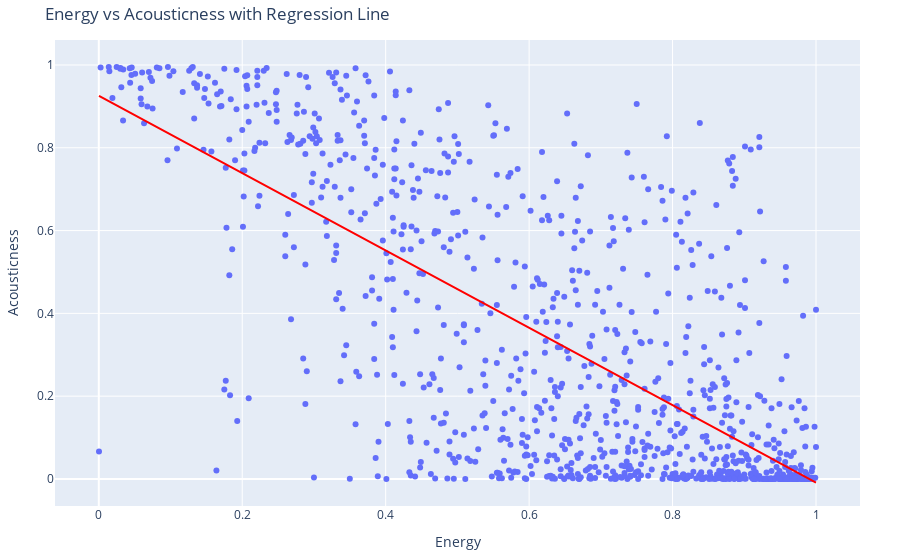

Write notebook code for a chart like this one.
### Markdown cell above
#### Scatter Plot

### Code cell
fig = plot_scatter(
    df_sample,
    x_col="energy",
    y_col="acousticness",
    title="Energy vs Acousticness with Regression Line",
    xlabel="Energy",
    ylabel="Acousticness",
    trend=True
)

fig.show()

### Figure 1 — Plotly figure (JSON) as saved in the notebook; plotly's stock layout.template omitted (floating-point values rounded to 4 significant figures; data arrays with more than 128 entries replaced by an {"elided": "..."} marker saying what was removed)
{"data": [{"hovertemplate": "Energy=%{x}<br>Acousticness=%{y}<extra></extra>", "legendgroup": "", "marker": {"color": "#636efa", "symbol": "circle"}, "mode": "markers", "name": "", "orientation": "v", "showlegend": false, "type": "scatter", "x": {"elided": "1000 float values"}, "xaxis": "x", "y": {"elided": "1000 float values"}, "yaxis": "y"}, {"hovertemplate": "<b>OLS trendline</b><br>acousticness = -0.934263 * energy + 0.925523<br>R<sup>2</sup>=0.516683<br><br>Energy=%{x}<br>Acousticness=%{y} <b>(trend)</b><extra></extra>", "legendgroup": "", "line": {"color": "red"}, "marker": {"color": "#636efa", "symbol": "circle"}, "mode": "lines", "name": "", "showlegend": false, "type": "scatter", "x": {"elided": "1000 float values"}, "xaxis": "x", "y": {"elided": "1000 float values"}, "yaxis": "y"}], "layout": {"legend": {"tracegroupgap": 0}, "margin": {"b": 40, "l": 40, "r": 40, "t": 40}, "title": {"text": "Energy vs Acousticness with Regression Line"}, "xaxis": {"anchor": "y", "domain": [0, 1], "title": {"text": "Energy"}}, "yaxis": {"anchor": "x", "domain": [0, 1], "title": {"text": "Acousticness"}}}}
